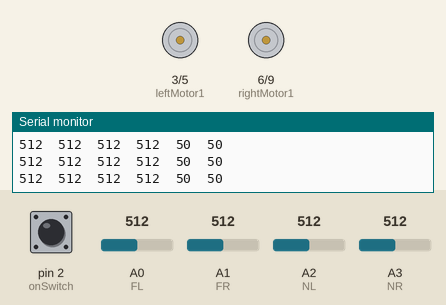
Simulated run of this sketch. Board: Arduino Uno, built with avr-gcc and run on an emulated ATmega328P. Parts: motor-driver pin pairs drawn as motors (green arrow = first pin HIGH = forward, orange = second pin HIGH = backward, longer = more drive), the last lines printed to the serial monitor. The test bench sets the inputs (shaded band); at power-on: pin 2 (onSwitch) LOW, A0 (FL) = 512, A3 (NR) = 512, A1 (FR) = 512, A2 (NL) = 512.

Above: at 1.2 s.
1.3 s: pin 2 (onSwitch) pulled HIGH for 0.15 s
At 1.39 s:
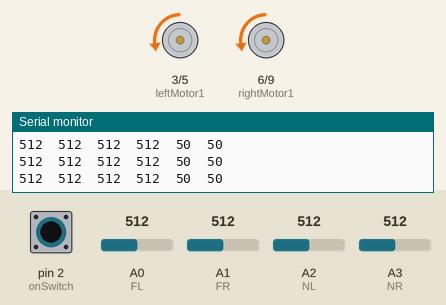
2.9 s: A0 (FL) set to 110
5.9 s: A0 (FL) set to 92
7.4 s: A3 (NR) set to 60
10.4 s: pin 2 (onSwitch) pulled HIGH for 1 s
At 10.8 s:
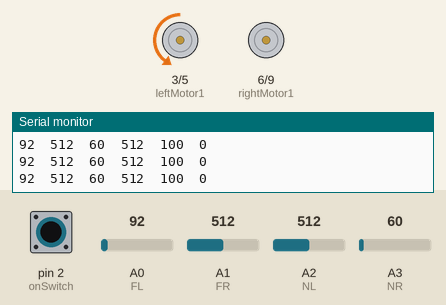
12.9 s: A1 (FR) set to 107
15.9 s: A1 (FR) set to 89
Timing chart, 0 to 18.9 s (numbered marks = the images above; inputs shaded):
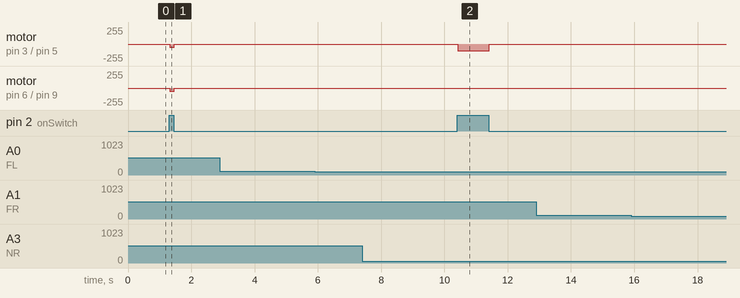

The sketch:

sketch.ino
```cpp
/* MOTOR CONFIGURATION */
int leftMotor1 = 3;
int leftMotor2 = 5;
int rightMotor1 = 6;
int rightMotor2 = 9;

/* INPUT CONFIGURATION */
int onSwitch = 2;
int FL = A0;
int FR = A1;
int NL = A2;
int NR = A3;

unsigned int readFL;
unsigned int readFR;
unsigned int readNL;
unsigned int readNR;

/* VEHICLE CONFIGURATION */
int maxBrightness = 70;
int maxSpeed = 100;
int baseSpeed = 50;
int gain = 5;

void setup(){
	Serial.begin(9600);
	pinMode(leftMotor1, OUTPUT);
	pinMode(leftMotor2, OUTPUT);
	pinMode(rightMotor1, OUTPUT);
	pinMode(rightMotor2, OUTPUT);

	pinMode(FL, INPUT);
	pinMode(FR, INPUT);
	pinMode(NL, INPUT);
	pinMode(NR, INPUT);
}

/* HELPER FUNCTIONS */

void printReadings(int ls, int rs){
	Serial.print(readFL);
	Serial.print("	");
	Serial.print(readNL);
	Serial.print("	");
	Serial.print(readNR);
	Serial.print("	");
	Serial.print(readFR);
	Serial.print("	");
	Serial.print(ls);
	Serial.print("	");
	Serial.print(rs);
	Serial.println();
}

int calculateError(int reading){
	int error = maxBrightness - reading;
	if (error < 5)
		return 0;
	return error;
}

int avg(int a, int b){
	return (a+b)/2;
}

void adjustedForward(int leftSpeed, int rightSpeed){
	analogWrite(leftMotor2, leftSpeed);
	analogWrite(leftMotor1, 0);
	analogWrite(rightMotor2, rightSpeed);
	analogWrite(rightMotor1, 0);
}

void adjustedAlternating(bool direction, int leftSpeed, int rightSpeed){
	// false for left going back, true for right
	if (!direction) {
		analogWrite(leftMotor2, 0);
		analogWrite(leftMotor1, leftSpeed);
		analogWrite(rightMotor2, rightSpeed);
		analogWrite(rightMotor1, 0);
	} else {
		analogWrite(leftMotor2, leftSpeed);
		analogWrite(leftMotor1, 0);
		analogWrite(rightMotor2, 0);
		analogWrite(rightMotor1, rightSpeed);
	}
}

void stop(){
	analogWrite(leftMotor1, 0);
	analogWrite(leftMotor2, 0);
	analogWrite(rightMotor1, 0);
	analogWrite(rightMotor2, 0);
}

void loop(){
	readFL = analogRead(FL);
	readNL = analogRead(NL);
	readNR = analogRead(NR);
	readFR = analogRead(FR);


	// COMPARISON BASED CONTROL

	// int leftSpeed, rightSpeed;
	// int leftError, rightError;
	// if (readNL < (readNR - 5)){
	//   leftError = readNR - readNL;
	//   leftSpeed = maxSpeed - gain*leftError;
	//   if (leftSpeed < 10) leftSpeed = 0;

	//   rightSpeed = maxSpeed;
	// }
	// else if (readNL > (readNR + 5)){
	//   rightError = readNL - readNR;
	//   rightSpeed = maxSpeed - gain*rightError;
	//   if (rightSpeed < 10) rightSpeed = 0;

	//   leftSpeed = maxSpeed;
	// }


	// HARDCODED CONTROL

	int leftError = calculateError(readNL);
	int rightError = calculateError(readNR);

	// ADJUSTING VIA BASE SPEED
	int leftSpeed, rightSpeed;
	if (leftError > rightError) {
		leftSpeed = baseSpeed - gain*leftError;
		if (leftSpeed < 10) leftSpeed = 0;

		rightSpeed = baseSpeed + gain*leftError;
		if (rightSpeed > maxSpeed) rightSpeed = maxSpeed;
	}

	else {
		rightSpeed = baseSpeed - gain*rightError;
		if (rightSpeed < 10) rightSpeed = 0;

		leftSpeed = baseSpeed + gain*rightError;
		if (leftSpeed > maxSpeed) leftSpeed = maxSpeed;
	}

	// ADJUSTING VIA MAX SPEED

	// int leftSpeed = maxSpeed - gain*leftError;
	// if (leftSpeed < 10)
	//   leftSpeed = 0;

	// int rightSpeed = maxSpeed - gain*rightError;
	// if (rightSpeed < 10)
	//   rightSpeed = 0;

	// if (leftSpeed < rightSpeed){
	//   rightSpeed = maxSpeed;
	// }
	// else {
	//   leftSpeed = maxSpeed;
	// }


	// DIRECT CONTROL

	// int leftSpeed = readFL/gain;
	// int rightSpeed = readFR/gain;
	// if (leftSpeed < rightSpeed){
	//   rightSpeed = maxSpeed;
	// }
	// else {
	//   leftSpeed = maxSpeed;
	// }

	printReadings(leftSpeed, rightSpeed);

	if (digitalRead(onSwitch)==1){
		adjustedForward(leftSpeed, rightSpeed);
	}
	else {
		stop();
	}
}
```

Measured:
- after the input at 1.3 s, motor on pin 3 (leftMotor1) / pin 5 (leftMotor2), motor on pin 6 (rightMotor1) / pin 9 (rightMotor2): stopped → backward 50/255 at once, → stopped 0.14 s later
- after the input at 10.4 s, motor on pin 3 (leftMotor1) / pin 5 (leftMotor2): stopped → backward 100/255 at once, → stopped 1.0 s later
